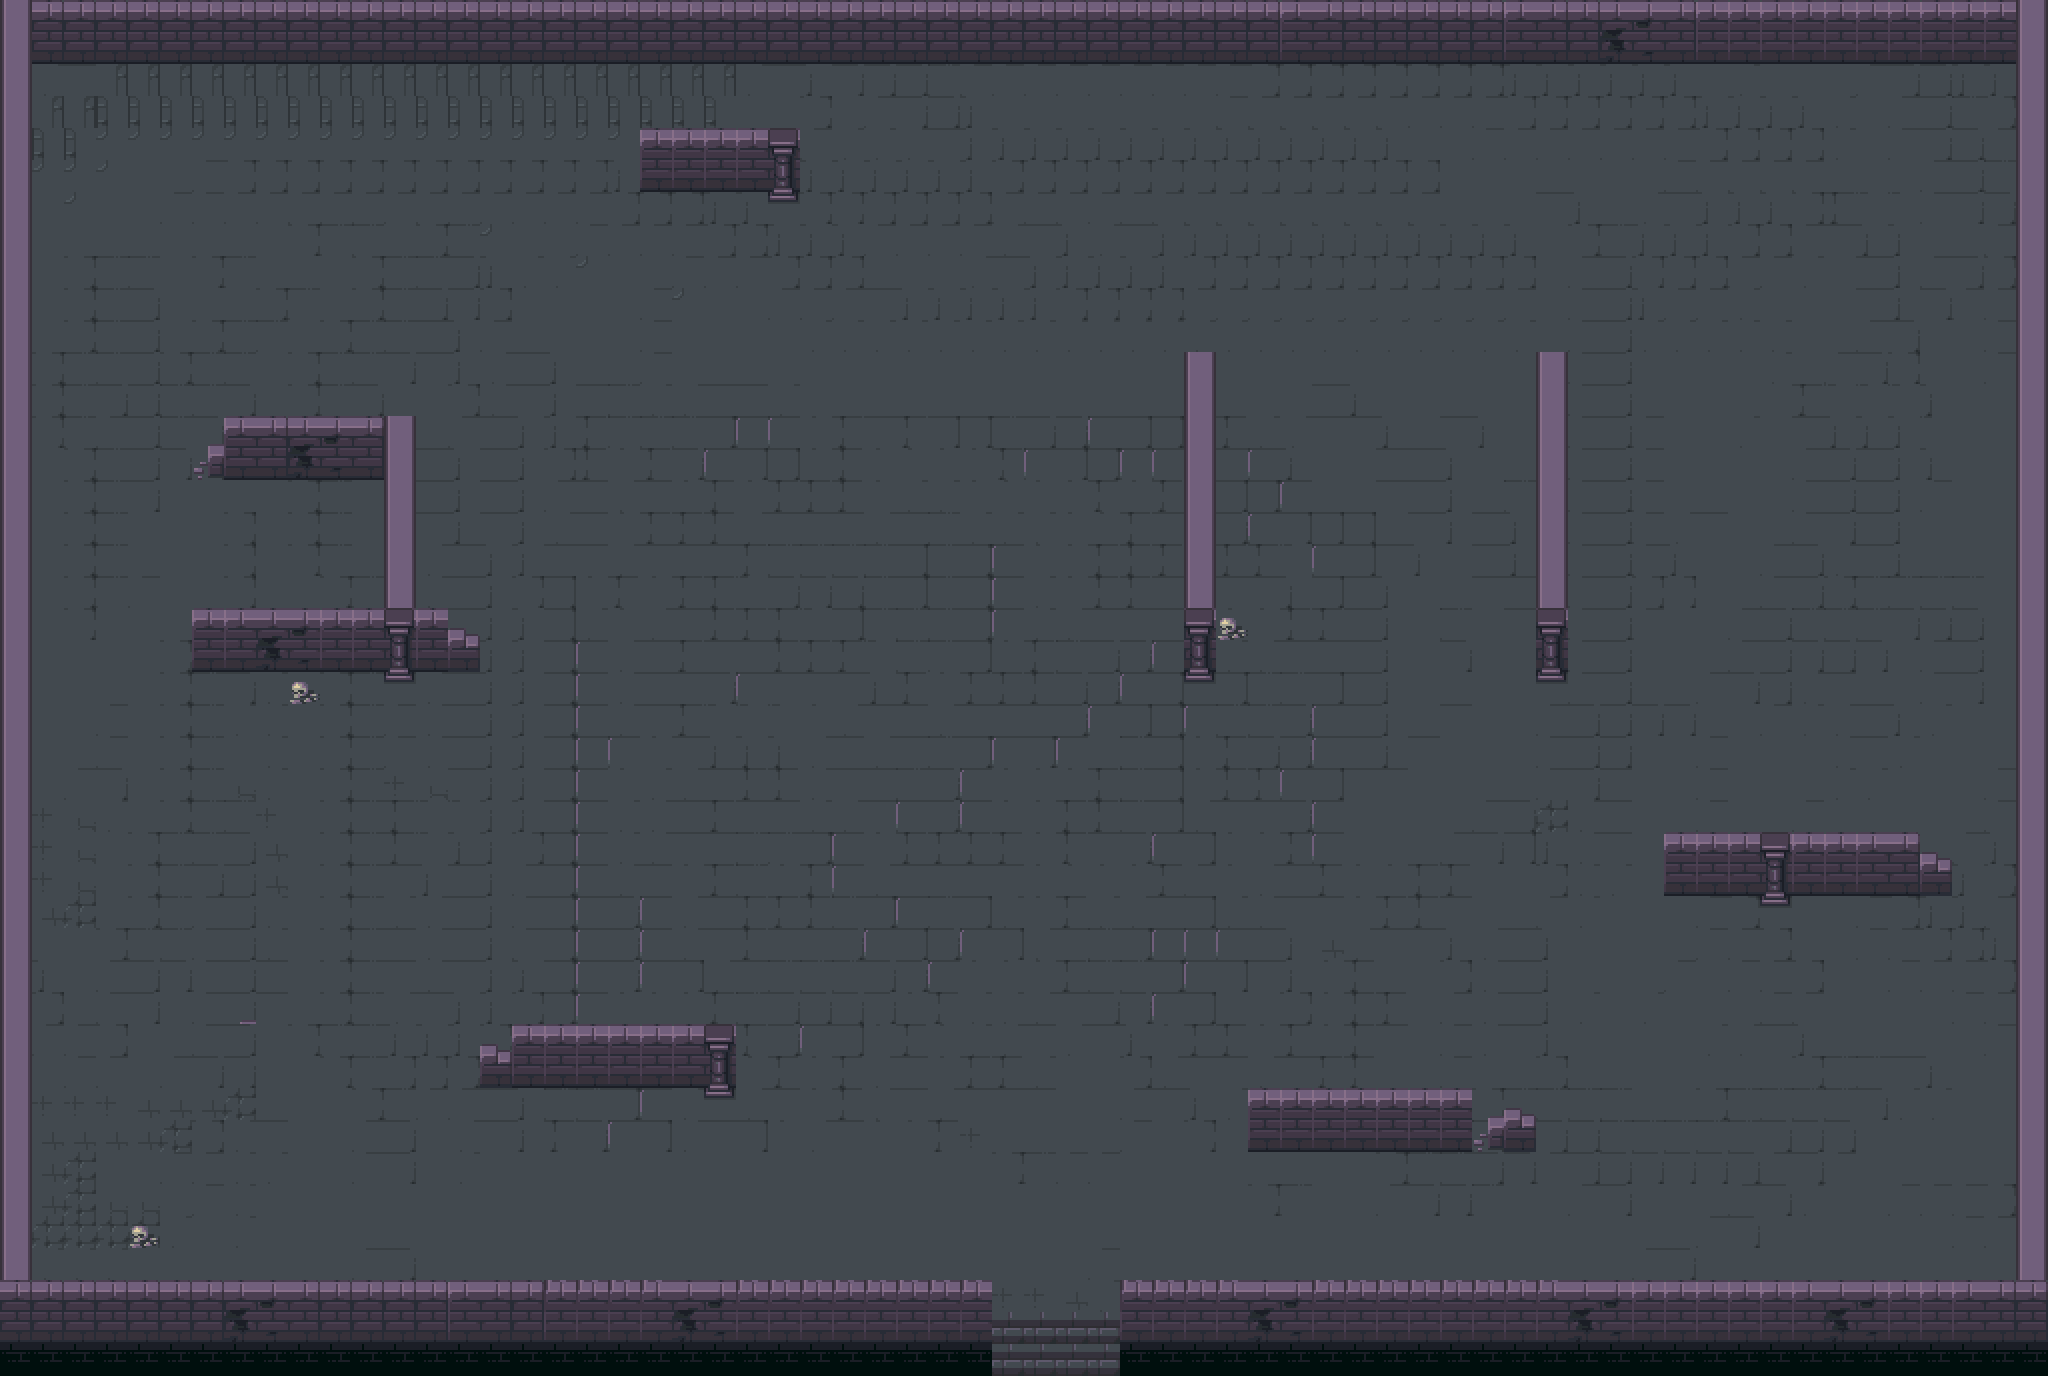

This game map was drawn from its Tiled (.tmx) file and the tilesets committed beside it. A one-line description and the trimmed map source follow:
An orthogonal 64x43 tile map with 32x32 px tiles, 2 tile layers (groundLayer, wallLayer), 2 tilesets.

<map version="1.5" tiledversion="1.7.2" orientation="orthogonal" renderorder="right-down" width="64" height="43" tilewidth="32" tileheight="32" infinite="0" nextlayerid="3" nextobjectid="1">
 <editorsettings>
  <export target="stage3.json" format="json" />
 </editorsettings>
 <tileset firstgid="1" name="base32x32" tilewidth="32" tileheight="32" tilecount="1064" columns="8">
  <image source="base32x32.png" width="256" height="4256" />
 </tileset>
 <tileset firstgid="1065" name="dungeon32x32" tilewidth="32" tileheight="32" tilecount="288" columns="24">
  <image source="Dungeon32x32.png" width="768" height="384" />
 </tileset>
 <layer id="1" name="groundLayer" width="64" height="43">
  <data>[2752 cells, 2688 non-empty, 32 distinct tile ids]</data>
 </layer>
 <layer id="2" name="wallLayer" width="64" height="43">
  <data>[2752 cells, 520 non-empty, 20 distinct tile ids]</data>
 </layer>
</map>
